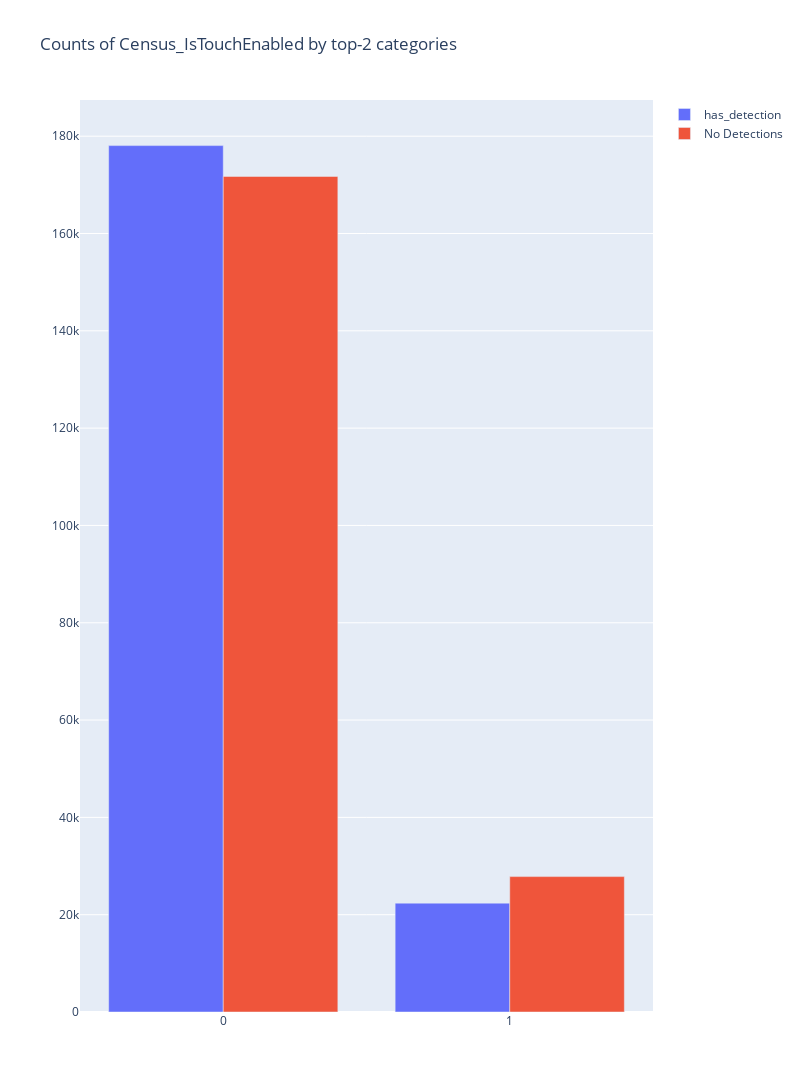

The notebook cell saved with this chart:
### Code cell
detection_groupby_feature("Census_IsTouchEnabled",top_n=10,by_touch=False)

### Figure 1 — Plotly figure (JSON) as saved in the notebook; plotly's stock layout.template omitted (floating-point values rounded to 4 significant figures)
{"data": [{"name": "has_detection", "type": "bar", "x": [0, 1], "y": [178068, 22375]}, {"name": "No Detections", "type": "bar", "x": [0, 1], "y": [171729, 27828]}], "layout": {"height": 1600, "title": {"text": "Counts of Census_IsTouchEnabled by top-2 categories"}, "width": 800}}
